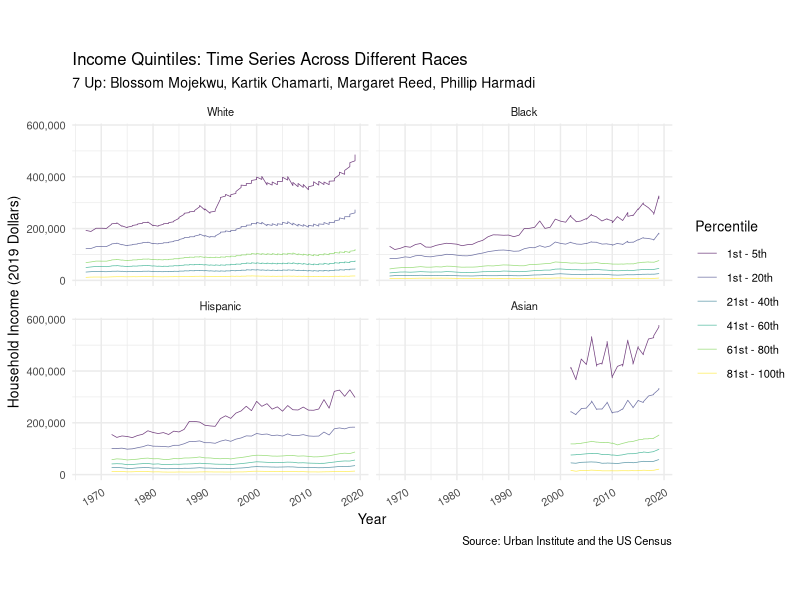
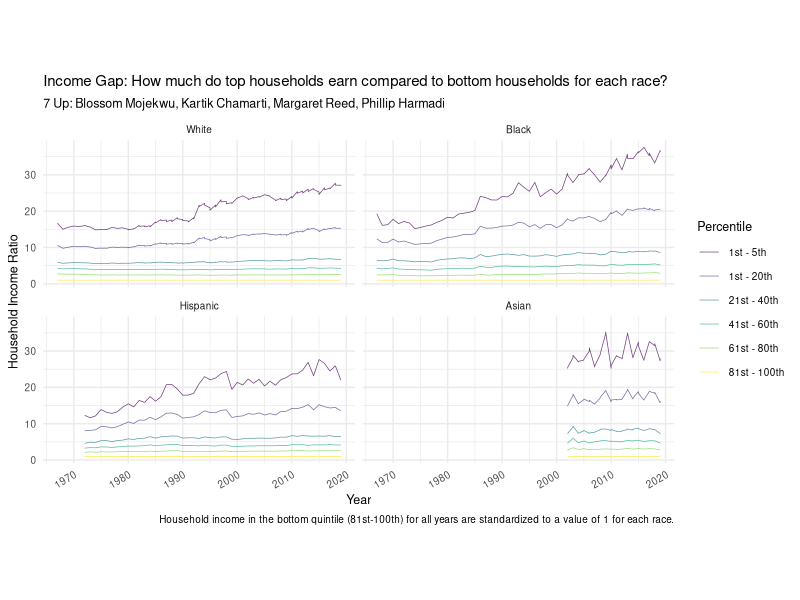
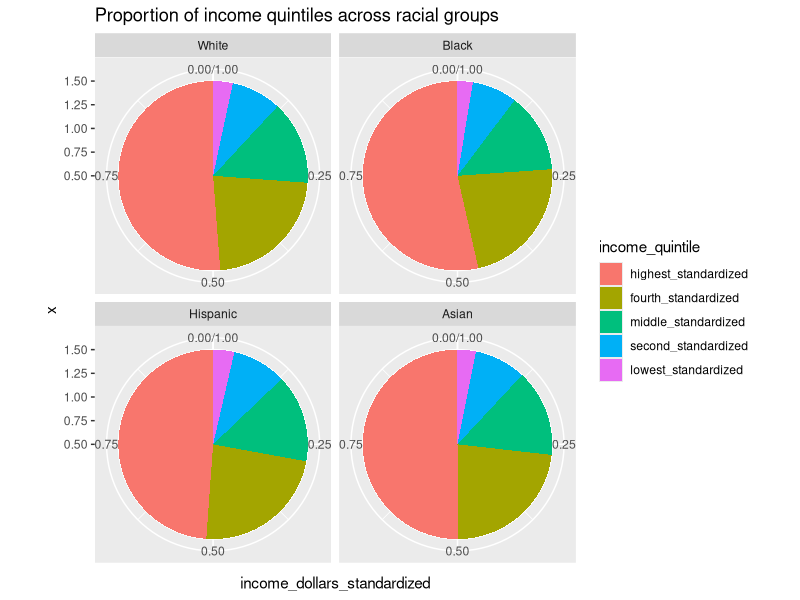
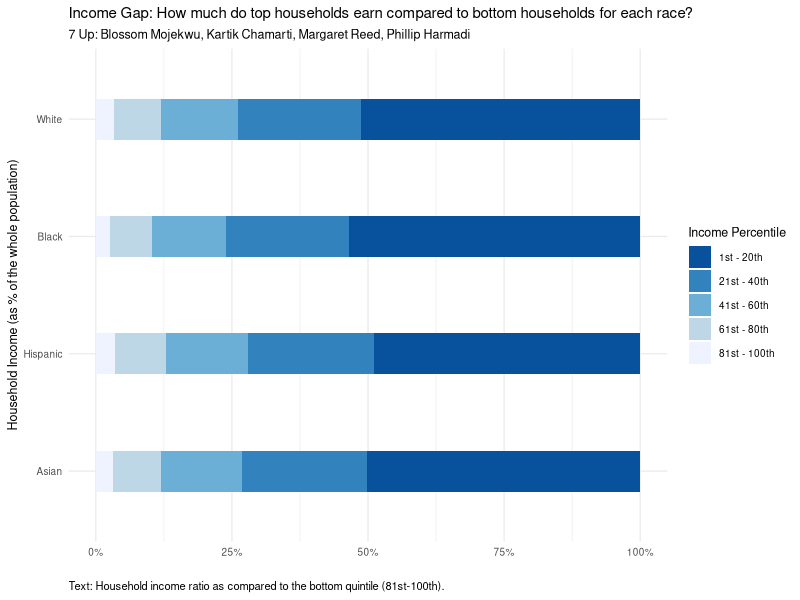
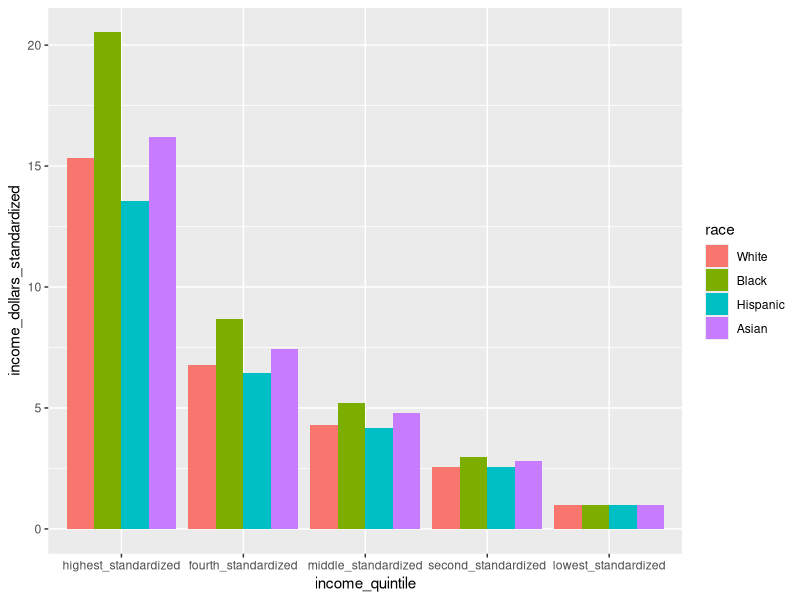
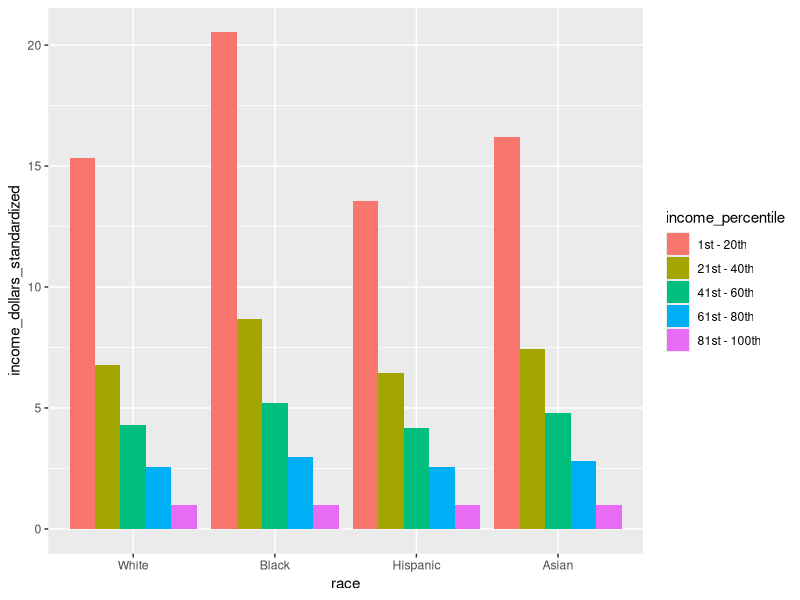
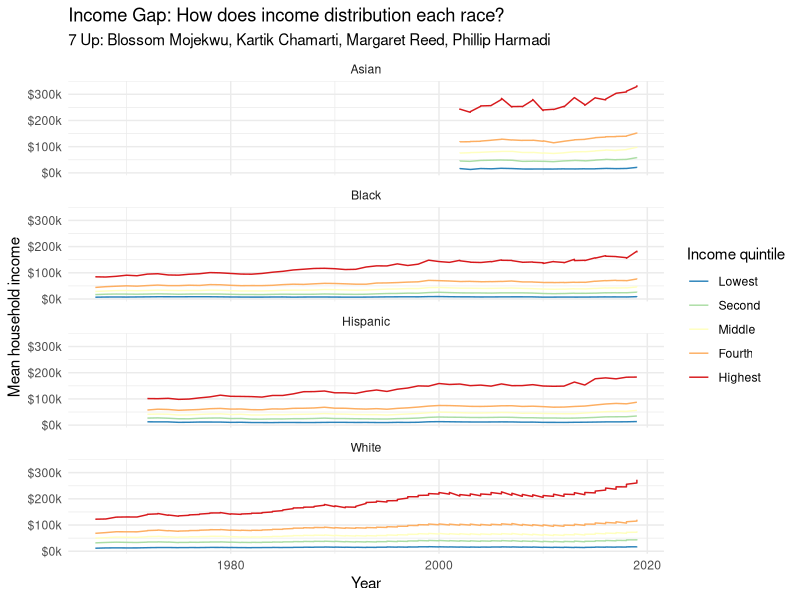

Here is the R script that generated these plots, in order:
## ---- chunk 1
knitr::opts_chunk$set(echo = TRUE)
## ---- chunk 2
library(tidyverse)
library(lubridate)
library(plyr)
library(gganimate)
## ---- chunk 3
income_mean <- read.csv(file = "../data/income_mean.csv")
income_mean_1 <- read_csv("../data/income_mean.csv")

## ---- chunk 4
income_mean$race <- as.character(income_mean$race)

income_mean <- income_mean %>%
  mutate(race = str_remove(race, ',?\\s(.*)'))

income_mean$race <- factor(income_mean$race,
                           levels = c("All", "White", "Black", "Hispanic",
                                      "Asian"))
## ---- chunk 5
income_mean <- income_mean %>%
  mutate(income_percentile = case_when(
      income_quintile == "Top 5%"   ~ "1st - 5th",
      income_quintile == "Highest"  ~ "1st - 20th",
      income_quintile == "Second"   ~ "21st - 40th",
      income_quintile == "Middle"   ~ "41st - 60th",
      income_quintile == "Fourth"   ~ "61st - 80th",
      income_quintile == "Lowest"   ~ "81st - 100th")) 


income_mean$income_percentile <- as.factor(income_mean$income_percentile) 

income_mean$income_percentile <- factor(income_mean$income_percentile, 
                                        levels = c("1st - 5th", "1st - 20th", 
                                                   "21st - 40th",
                                                   "41st - 60th", "61st - 80th", 
                                                   "81st - 100th"))
## ---- chunk 6
income_mean <- income_mean %>% filter(dollar_type == "2019 Dollars")

income_mean <- income_mean %>% filter(race != "All")
## ---- chunk 7
ggplot(data = income_mean,
       mapping = aes(x = year,
                     y = income_dollars,
                     colour = income_percentile)) +
  geom_line(size = 0.25, alpha = 0.75) + 
  facet_wrap(. ~ race, nrow = 2) +
  labs(
    title = "Income Quintiles: Time Series Across Different Races",
    subtitle = "7 Up: Blossom Mojekwu, Kartik Chamarti, Margaret Reed, Phillip Harmadi",
    x = "Year", 
    y = "Household Income (2019 Dollars)", 
    color = "Percentile",
    caption = "Source: Urban Institute and the US Census"
    ) +
  scale_x_continuous(breaks = scales::pretty_breaks(n = 5)) +
  scale_y_continuous(labels = scales::comma) +
  scale_colour_viridis_d() +
  theme_minimal() +
  theme(text = element_text(size = 10), 
        axis.text.x = element_text(angle = 30, hjust = 1),
        axis.text.y = element_text(angle = 0, hjust = 1)) +
  coord_fixed(ratio = 1 / 20000)
## ---- chunk 8
income_mean_wider <- income_mean %>%
  select(-c(income_percentile)) %>%
  pivot_wider(names_from = income_quintile, 
                                  values_from = c("income_dollars")) %>% unnest()
income_mean_wider <- income_mean_wider %>%
  mutate(lowest_standardized = 1,
         second_standardized = Second / Lowest,
         middle_standardized = Middle / Lowest,
         fourth_standardized = Fourth / Lowest,
         highest_standardized = Highest / Lowest,
         top_5_pct_standardized = `Top 5%` / Lowest)

income_mean_wider <- income_mean_wider %>%
  select(-c("Lowest", "Second", "Middle", "Fourth", "Highest", "Top 5%")) %>%
  filter(dollar_type == "2019 Dollars") %>%
  select(-c("dollar_type")) 
## ---- chunk 9
income_mean_final <- income_mean_wider %>% 
  pivot_longer(cols = !year:race,
               names_to = "income_quintile", 
               values_to = "income_dollars")

income_mean_final <- income_mean_final %>%
  mutate(income_percentile = case_when(
      income_quintile == "top_5_pct_standardized"    ~ "1st - 5th",
      income_quintile == "highest_standardized"      ~ "1st - 20th",
      income_quintile == "fourth_standardized"       ~ "21st - 40th",
      income_quintile == "middle_standardized"       ~ "41st - 60th",
      income_quintile == "second_standardized"       ~ "61st - 80th",
      income_quintile == "lowest_standardized"       ~ "81st - 100th"),
      income_dollars_standardized = income_dollars) %>%
  select(-c("income_dollars"))

income_mean_final$income_percentile <- factor(income_mean_final$income_percentile, 
                                        levels = c("1st - 5th", "1st - 20th", 
                                                   "21st - 40th",
                                                   "41st - 60th", "61st - 80th", 
                                                   "81st - 100th"))
## ---- chunk 10
ggplot(data = income_mean_final,
       mapping = aes(x = year,
                     y = income_dollars_standardized,
                     colour = income_percentile)) +
  geom_line(size = 0.25, alpha = 0.75) + 
  facet_wrap(. ~ race, nrow = 2) +
  labs(
    title = "Income Gap: How much do top households earn compared to bottom households for each race?",
    subtitle = "7 Up: Blossom Mojekwu, Kartik Chamarti, Margaret Reed, Phillip Harmadi",
    x = "Year", y = "Household Income Ratio", 
    color = "Percentile",
    caption = "Household income in the bottom quintile (81st-100th) for all years are standardized to a value of 1 for each race."
    ) +
  scale_x_continuous(breaks = scales::pretty_breaks(n = 5)) +
  scale_y_continuous(labels = scales::comma) +
  scale_colour_viridis_d() +
  theme_minimal() +
  theme(text = element_text(size = 9), 
        axis.text.x = element_text(angle = 30, hjust = 1),
        axis.text.y = element_text(angle = 0, hjust = 1)) +
  coord_fixed(ratio = 1 / 1.5)
## ---- chunk 11
income_mean_final <- income_mean_final %>%
  mutate(income_quintile = fct_reorder(.f = income_quintile, .x = income_dollars_standardized, 
                                     .fun = mean, na.rm = FALSE, .desc = TRUE)) %>%
  filter(year == 2019) %>%
  filter(income_quintile != "top_5_pct_standardized") 

income_mean_final
## ---- chunk 12
income_mean_final %>%
  ggplot(aes(fill = income_quintile,
             x = 1,
             y = income_dollars_standardized)) + 
  geom_col(width = 1, position = "fill") +
  coord_polar(theta = "y") +
  facet_wrap(. ~ race, nrow = 2) +
  labs(title = "Proportion of income quintiles across racial groups")

  
## ---- chunk 13

#the following dataframe that I created shows the total values for each box based on race and income quintile. 
# finding a way to merge both dataframes should allow it so that the geom_text label
# can access the data.
# link for help: https://stackoverflow.com/questions/6644997/showing-data-values-on-stacked-bar-chart-in-ggplot2

income_mean_final %>%
  mutate(income_quintile = fct_reorder(.f = income_quintile, .x = income_dollars_standardized,                              .fun = mean, na.rm = FALSE, .desc = TRUE)) %>%
  filter(year == 2019) %>%
  filter(income_quintile != "top_5_pct_standardized") %>%
ggplot(aes(fill = income_percentile, 
             x = income_dollars_standardized, 
             y = reorder(race, desc(race)), 
             width = 0.35)) + 
  geom_bar(position = "fill", stat = "identity") +
  scale_fill_brewer(type = "seq", palette = "Blues", direction = -1) +
  labs(
    title = "Income Gap: How much do top households earn compared to bottom households for each race?",
    subtitle = "7 Up: Blossom Mojekwu, Kartik Chamarti, Margaret Reed, Phillip Harmadi",
    x = "", y = "Household Income (as % of the whole population)", 
    fill = "Income Percentile",
    caption = "Text: Household income ratio as compared to the bottom quintile (81st-100th)."
    ) +
  scale_colour_viridis_d() +
  scale_x_continuous(labels = scales::percent_format(scale = 100)) +
  theme_minimal(base_size = 10) +
  theme(text = element_text(size = 9),
        plot.caption = element_text(size = 8, hjust = 0))

## ---- chunk 14
income_mean_final %>%
  mutate(income_quintile = fct_reorder(.f = income_quintile, .x = income_dollars_standardized, 
                                     .fun = mean, na.rm = FALSE, .desc = TRUE)) %>%
  filter(year == 2019) %>%
  filter(income_quintile != "top_5_pct_standardized") %>%
  ggplot(aes(x = income_quintile, y = income_dollars_standardized, fill = race)) + 
  geom_bar(stat = "identity", position = position_dodge())
## ---- chunk 15
income_mean_final %>%
  mutate(income_quintile = fct_reorder(.f = income_percentile, .x = income_dollars_standardized, 
                                     .fun = mean, na.rm = FALSE, .desc = TRUE)) %>%
  filter(year == 2019) %>%
  filter(income_quintile != "top_5_pct_standardized") %>%
  ggplot(aes(fill = income_percentile, y = income_dollars_standardized, x = race)) + 
  geom_bar(stat = "identity", position = position_dodge())
## ---- chunk 16
income_mean %>%
  filter(!str_detect(race, "Combination"),
         !str_detect(race, "Not Hispanic"),
         !str_detect(race, "All"),
         dollar_type == "2019 Dollars",
         income_quintile != "Top 5%") %>%
  mutate(race = str_remove(race, ',?\\s(.*)'),
         income_quintile = ordered(income_quintile, c("Lowest", "Second", 
                                                      "Middle", "Fourth", 
                                                      "Highest"))) %>%
  ggplot(
    aes(x = year, y = income_dollars, color = income_quintile)
  ) +
  geom_line() +
  facet_wrap(.~race, ncol = 1) +
  scale_y_continuous(labels = scales::label_number(big.mark = ",", 
                                                   scale = 0.001, 
                                                   suffix = "k",
                                                   prefix = "$")) +
  scale_color_brewer(type = "seq", palette = "Spectral", direction = -1) +
  labs(
    title = "Income Gap: How does income distribution each race?",
    subtitle = "7 Up: Blossom Mojekwu, Kartik Chamarti, Margaret Reed, Phillip Harmadi",
    x = "Year", y = "Mean household income", 
    color = "Income quintile"
    ) +
  theme_minimal()
## ---- chunk 17
plot_6_anim <- income_mean %>%
  filter(!str_detect(race, "Combination"),
         !str_detect(race, "Not Hispanic"),
         !str_detect(race, "All"),
         dollar_type == "2019 Dollars",
         income_quintile != "Top 5%") %>%
  mutate(race = str_remove(race, ',?\\s(.*)'),
         income_quintile = ordered(income_quintile, c("Lowest", "Second", 
                                                      "Middle", "Fourth", 
                                                      "Highest"))) %>%
  ggplot(
    aes(x = year, y = income_dollars, color = income_quintile)
  ) +
  geom_line() +
  facet_wrap(.~race, ncol = 1) +
  scale_y_continuous(labels = scales::label_number(big.mark = ",", 
                                                   scale = 0.001, 
                                                   suffix = "k",
                                                   prefix = "$")) +
  scale_color_brewer(type = "seq", palette = "Spectral", direction = -1) +
  labs(
    title = "Income Gap: How does income distribution each race?",
    subtitle = "7 Up: Blossom Mojekwu, Kartik Chamarti, Margaret Reed, Phillip Harmadi",
    x = "Year", y = "Mean household income", 
    color = "Income quintile"
    ) +
  theme_minimal()

plot6.1.animate = plot_6_anim +
  transition_time(year)
